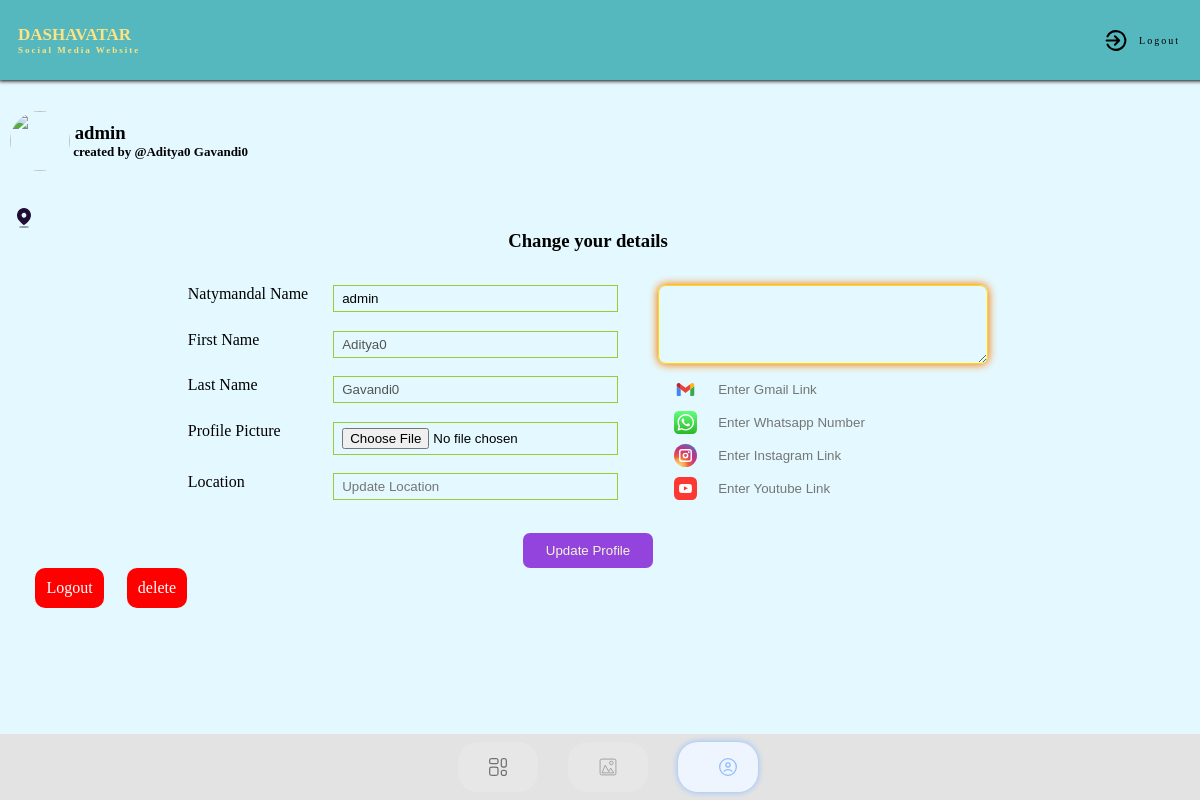
/editaccount (signed in), run on the app's committed database.
### socialweb/models.py (models this page shows)
class CustomUser(AbstractUser):
    user=((1,"viewer"),(2,'profile'))
    user_type = models.CharField(choices=user,max_length=255,default=1)
    profile_pic=models.FileField(upload_to='profilepic',null=True)

### socialweb/views.py (the view)
# urls.py: path('editaccount',views.editaccount, name='editaccount'),
@login_required(login_url='login')
def editaccount(request):
    user=CustomUser.objects.get(id=request.user.id)
    profile=Profile.objects.filter(user=user)
    context={
        'profile':profile,
    }
    return render(request,'dashboardeditaccount.html',context)

### templates/dashboardeditaccount.html (shortened to what this page needs)
{% extends "dashboard.html" %}
{% block editaccount %}
    <div class="imgeselected" id="account">
        <img src="/static/assets/svg/profileselected.svg" alt="" srcset="" />
    </div>
{% endblock %}
{% block dashboard %}
<div class="dashboard">
  <div class="user-account">
      <span class="uinfo"><img
        src="Gallery/{{ user.profile_pic}}"
        alt=""
        srcset=""
        class="Page-profile"
      />
      <h3 class="Page-name">
        &nbsp;{{ user.username }}
        <p class="user-name">&nbsp;created by @{{ user.first_name }}&nbsp;{{ user.last_name }}</p>
      </h3></span>
    </div><p>{{ profile.user.bio }}</p>
    <div class="address">&nbsp;&nbsp;&nbsp;
      <img src="/static/assets/svg/locationlogo.svg" alt="" srcset="" />
    </div>
    <form action="{% url 'profileupdate' %}" method="post" enctype="multipart/form-data">
      <h3>Change your details</h3>
      <div class="aboutedit">
      <div class="info">
        <span>Natymandal Name <input type="text" name="username" id="username" placeholder="Update Natya Mandal Name" value="{{ user.username}} " ></span>
        <span>First Name <input disabled type="text" name="first_name" id="first_name" placeholder="Update First Name" value="{{ user.first_name}} " ></span>
        <span>Last Name <input disabled type="text" name="last_name" id="last_name" placeholder="Update Last Name" value="{{ user.last_name}} " > </span>
        <span>Profile Picture <input type="file"  name="profile_pic" id="profile_pic" accept=".jpg" ></span>
        <span>Location <input type="text" name="location" id="location" placeholder="Update Location" value="{% for i in profile %}{{i.location}} {% endfor %}"></span>
      </div>
      <div>
      <div class="bio">
        <p>
          <textarea placeholder="{% for i in profile %}{{i.bio}} {% endfor %}"  name="biobox" id="biobox" placeholder="Enter Bio upto 250 worlds."></textarea>
        </p>
      </div>
      <div id="links" class="tolinks">
          <div id="Gmail" class="tolink">
            <img
              src="/static/assets/svg/gmaillogo.svg"
              alt=""
              srcset=""
            /><input type="text" placeholder="Enter Gmail Link"></div>
            <div id="whatsapp" class="tolink">
            <img
              src="/static/assets/svg/whatsapp.svg"
              alt=""
              srcset=""
            /><input type="text" placeholder="Enter Whatsapp Number"></div>
            <div id="Instagram" class="tolink">
            <img
              src="/static/assets/svg/instagramlogo.svg"
              alt=""
              srcset=""
            /><input type="text" placeholder="Enter Instagram Link"></div>
            <div id="Youtube" class="tolink">
            <img
              src="/static/assets/svg/youtubelogo.svg"
              alt=""
              srcset=""
            /><input type="text" placeholder="Enter Youtube Link"></div>
      </div>
    </div>
  </div>
    <button id="uploadim" type="submit">Update Profile</button>
  </form>
  <div class="alogout">
  <a href="{% url 'logout' %}">Logout</a>
  <a href="">delete</a>
  </div>
  </div>
{% endblock %}

### static/css/style.css (style rules this page uses)
* { margin: 0; padding: 0; }
body { background-color: #e4f9ff; height: 100%; }
.navbar img { width: 20px; height: 20px; margin-left: 20px; }
.user-account { height: 150px; display: flex; align-items: center; justify-content: space-between; padding-left: 30px; gap: 20px; }
.uinfo { display: flex; align-items: center; justify-content: center; }
.user-account img { width: 60px; height: 60px; border-radius: 50%; }
.user-account p { font-size: 13px; }
form { display: flex; flex-direction: column; justify-content: center; gap: 18px; align-items: center; }
form > #uploadim { width: 130px; height: 35px; background-color: #9344dc; color: beige; border: none; cursor: pointer; border-radius: 7px; transition: all ease-in-out 0.3s; }
.address { display: flex; align-items: center; }
.alogout { display: flex; gap: 2%; margin-left: 3%; margin-bottom: 2%; }
.alogout>a { text-decoration: none; color: white; background-color: red; padding: 1.4vh; border-radius: 10px; transition: all ease-in-out 0.3s; }
.info { display: flex; gap: 10px; flex-direction: column; justify-content: space-between; }
.info>span { display: flex; justify-content: space-between; gap: 25px; }
.info input { width: 270px; background-color: transparent; border: 1px solid yellowgreen; padding: 5px; padding-left: 8px; outline: none; }
.aboutedit { display: flex; text-align: center; justify-content: space-evenly; padding: 15px; gap: 40px; }
.aboutedit textarea { padding-left: 6px; width: 322px; height: 77px; border-radius: 8px; background-color: transparent; border: 1px solid #ffdb00; box-shadow: 0px 0px 9px 1px #ff7c00; }
.tolinks { display: flex; flex-direction: column; gap: 10px; margin-top: 10px; }
.tolink { display: flex; justify-content: flex-end; gap: 15px; }
.tolink img { width: 23px; height: 23px; }
.tolink input { padding-left: 6px; width: 270px; background-color: transparent; border: none; }
@media only screen and (max-width: 1200px) { .navbar div { width: 80px; height: 50px; } }
@media only screen and (max-width: 1200px) { .user-account { display: flex; gap: 20px; justify-content: space-between; padding: 10px; height: 110px; } }

### static/css/utility.css (style rules this page uses)
.imgeselected { display: flex; flex-direction: row; align-items: center; justify-content: center; background-color: #eef5ff; border-radius: 20px; box-shadow: 0px 0px 6px 0px; cursor: pointer; color: #8abcfd; }

### data on the page
CustomUser: username "admin", first_name "Aditya0", last_name "Gavandi0"
